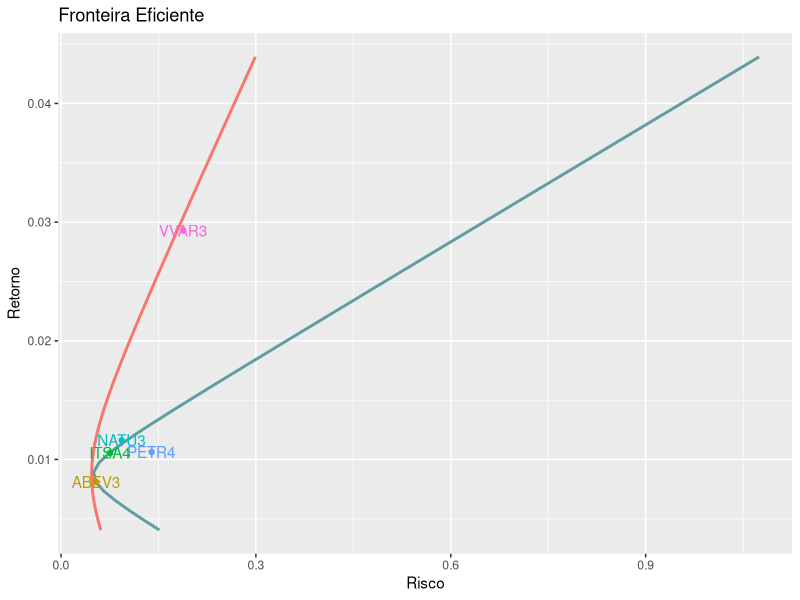

Recreate this plot in R.

# Simulando a variância de carteiros com n pesos iguais
# Ambiente----------------------------------------------------------------------
rm(list = ls())
library(ggplot2)
library(magrittr)
library(tseries)

# Carregando dados--------------------------------------------------------------
dados <- read.csv2('dados/retornos-mensais.csv')

carteira  <- dados[,-1]
carteira <- as.matrix(carteira)
carteira <- na.omit(carteira)


# Processando dados-------------------------------------------------------------

# Risco e retornos esperados dos ativos
retornos_esperados <- apply(carteira, MARGIN = 2, mean)
riscos <- apply(carteira, MARGIN = 2, sd)

ativos <- data.frame(
  acao = names(retornos_esperados),
  risco = riscos,
  retorno = retornos_esperados
)

# Retornos desejados
retorno_min <- 0.5*min(retornos_esperados)
retorno_max <- 1.5*max(retornos_esperados)

retornos_seq <- seq(retorno_min, retorno_max, length.out = 50)

# Funções-----------------------------------------------------------------------

carteira_otima <- function(ativos, retorno_esperado, shorts = FALSE){
  
  s <- tseries::portfolio.optim(
    x = ativos,
    pm = retorno_esperado,
    shorts = shorts
  )
  
  pesos <- s[['pw']]
  names(pesos) <- colnames(ativos)
  
  res <- list(
    pesos = pesos,
    retorno = s[['pm']],
    risco = s[['ps']]
  )
  
  return(res)
}


get_retorno <- function(res){
  
  sapply(res, `[[`, i = 'retorno')
}

get_risco <- function(res){
  
  sapply(res, `[[`, i = 'risco')
}


# Gráficos----------------------------------------------------------------------

# primeira fronteira
fronteira <- lapply(
  X = retornos_seq,
  FUN = carteira_otima,
  ativos = carteira,
  shorts = TRUE
)

# Fronteira sem NATU3
nomes_ativ <- c("ABEV3", "PETR4", "ITSA4")

fronteira2 <- lapply(
  X = retornos_seq,
  FUN = carteira_otima,
  ativos = carteira[, nomes_ativ],
  shorts = TRUE
)

# Criando data frame
dados_plot <- data.frame(
  retorno = get_retorno(fronteira),
  risco = get_risco(fronteira),
  retorno2 = get_retorno(fronteira2),
  risco2 = get_risco(fronteira2)
)

# 
dados_plot %>% 
  ggplot(aes(x = retorno, y = risco, color = '#E7B800'))+
  geom_line(size = 1)+
  geom_line(size = 1, aes(y = risco2), color = '#5F9EA0')+
  geom_point(data = ativos, aes(x = retorno, y = risco, color = acao))+
  geom_text(data = ativos, aes(x = retorno, y = risco, label = acao, color = acao))+
  coord_flip()+
  labs(
    x = 'Retorno',
    y = 'Risco',
    title = 'Fronteira Eficiente',
    color = ''
  )+
  theme(legend.position = 'none')

cor(carteira)
